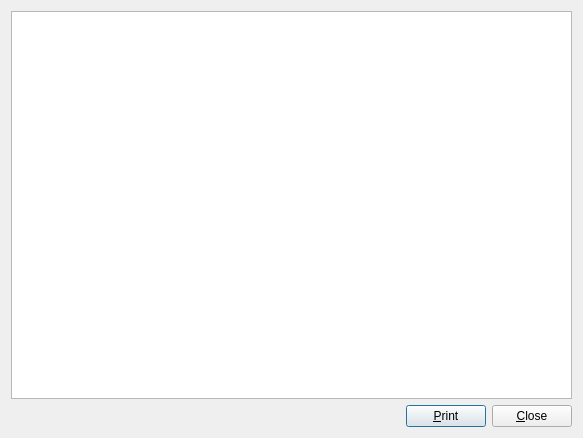
<?xml version="1.0" encoding="UTF-8"?>
<ui version="4.0">
 <class>SubscriberInfo</class>
 <widget class="QDialog" name="SubscriberInfo">
  <property name="windowModality">
   <enum>Qt::ApplicationModal</enum>
  </property>
  <property name="geometry">
   <rect>
    <x>0</x>
    <y>0</y>
    <width>583</width>
    <height>438</height>
   </rect>
  </property>
  <property name="windowTitle">
   <string>Subscriber Information</string>
  </property>
  <property name="sizeGripEnabled">
   <bool>false</bool>
  </property>
  <property name="modal">
   <bool>true</bool>
  </property>
  <layout class="QVBoxLayout" name="verticalLayout">
   <item>
    <widget class="QTextBrowser" name="textBrowser">
     <property name="tabChangesFocus">
      <bool>true</bool>
     </property>
     <property name="openLinks">
      <bool>true</bool>
     </property>
    </widget>
   </item>
   <item>
    <layout class="QHBoxLayout" name="horizontalLayout">
     <item>
      <spacer name="horizontalSpacer">
       <property name="orientation">
        <enum>Qt::Horizontal</enum>
       </property>
       <property name="sizeHint" stdset="0">
        <size>
         <width>40</width>
         <height>20</height>
        </size>
       </property>
      </spacer>
     </item>
     <item>
      <widget class="QPushButton" name="btnPrint">
       <property name="text">
        <string>&amp;Print</string>
       </property>
      </widget>
     </item>
     <item>
      <widget class="QPushButton" name="btnClose">
       <property name="text">
        <string>&amp;Close</string>
       </property>
      </widget>
     </item>
    </layout>
   </item>
  </layout>
 </widget>
 <tabstops>
  <tabstop>textBrowser</tabstop>
  <tabstop>btnPrint</tabstop>
  <tabstop>btnClose</tabstop>
 </tabstops>
 <resources/>
 <connections>
  <connection>
   <sender>btnClose</sender>
   <signal>clicked()</signal>
   <receiver>SubscriberInfo</receiver>
   <slot>reject()</slot>
   <hints>
    <hint type="sourcelabel">
     <x>534</x>
     <y>415</y>
    </hint>
    <hint type="destinationlabel">
     <x>291</x>
     <y>218</y>
    </hint>
   </hints>
  </connection>
  <connection>
   <sender>btnPrint</sender>
   <signal>clicked()</signal>
   <receiver>SubscriberInfo</receiver>
   <slot>accept()</slot>
   <hints>
    <hint type="sourcelabel">
     <x>451</x>
     <y>415</y>
    </hint>
    <hint type="destinationlabel">
     <x>291</x>
     <y>218</y>
    </hint>
   </hints>
  </connection>
 </connections>
</ui>
